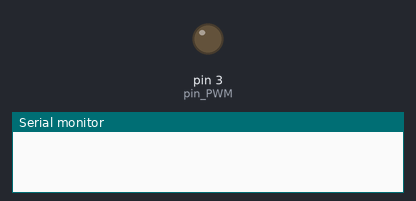
Bench run of a sketch on a simulated Arduino Uno, built with avr-gcc and run on an emulated ATmega328P. Shown: output pins drawn as LEDs (lit = HIGH), the last lines printed to the serial monitor.

Above: at 0.1 s.
At 0.6 s:
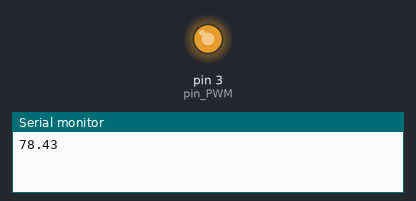
Timing chart, 0 to 2.1 s (numbered marks = the images above):
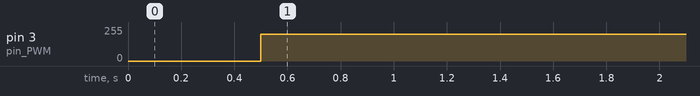

Measured:
- by itself, pin 3 (pin_PWM): 0/255 → 200/255 at 0.50 s

The sketch:

duty.ino
```cpp
const int pin_PWM = 3;
float DutyCycle;
float D = 200;

void setup(){
  TCCR2B = TCCR2B & B11111000 | B00000001; // change for PWM frequency of 31372.55 Hz
  pinMode (pin_PWM,OUTPUT);
  Serial.begin(9600);
}


void loop(){
  delay (500);
  analogWrite(pin_PWM,D);
  DutyCycle = (D/255.0)*100.0;
  Serial.println(DutyCycle);


  }
```
